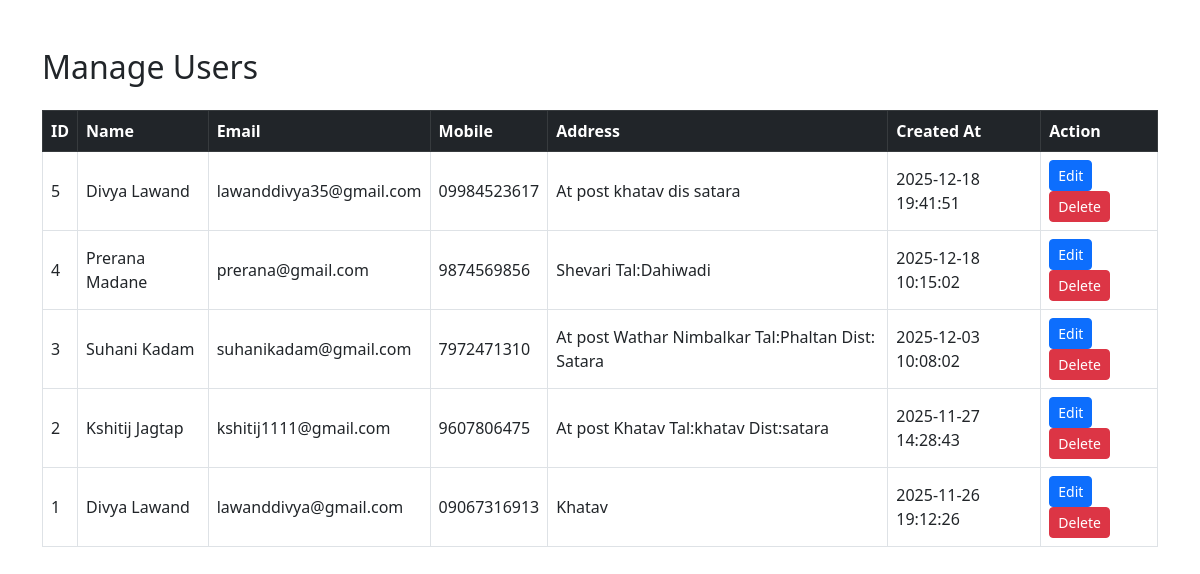
The page /users.php on the database its author committed.
### tables this page shows
CREATE TABLE `users` (
  `user_id` int(11) NOT NULL,
  `full_name` varchar(100) DEFAULT NULL,
  `email` varchar(100) DEFAULT NULL,
  `mobile` varchar(15) DEFAULT NULL,
  `password` varchar(255) DEFAULT NULL,
  `address` text DEFAULT NULL,
  `created_at` timestamp NOT NULL DEFAULT current_timestamp()
);

### users.php (the view, shortened to what this page needs)
<?php
include "../includes/db.php";
$users = mysqli_query($conn, "SELECT * FROM users ORDER BY created_at DESC");
?>
<!DOCTYPE html>
<html>
<head>
<link href="https://cdn.jsdelivr.net/npm/bootstrap@5.3.0/dist/css/bootstrap.min.css" rel="stylesheet">
</head>
<body>
<div class="container my-5">
<h2 class="mb-4">Manage Users</h2>
<table class="table table-bordered table-hover align-middle">
<thead class="table-dark">
<tr>
<th>ID</th><th>Name</th><th>Email</th><th>Mobile</th><th>Address</th><th>Created At</th><th>Action</th>
</tr>
</thead>
<tbody>
<?php while($u=mysqli_fetch_assoc($users)): ?>
<tr>
<td><?= $u['user_id'] ?></td>
<td><?= $u['full_name'] ?></td>
<td><?= $u['email'] ?></td>
<td><?= $u['mobile'] ?></td>
<td><?= $u['address'] ?></td>
<td><?= $u['created_at'] ?></td>
<td>
<a href="edit_user.php?id=<?= $u['user_id'] ?>" class="btn btn-primary btn-sm">Edit</a>
<a href="users.php?delete=<?= $u['user_id'] ?>" class="btn btn-danger btn-sm" onclick="return confirm('Delete this user?');">Delete</a>
</td>
</tr>
<?php endwhile; ?>
</tbody>
</table>
</div>
</body>
</html>

### rows shown on the page
users: user_id "5", full_name "Divya Lawand", email "lawanddivya35@gmail.com", mobile "09984523617", address "At post khatav dis satara", created_at "2025-12-18 19:41:51"
users: user_id "4", full_name "Prerana Madane", email "prerana@gmail.com", mobile "9874569856", address "Shevari Tal:Dahiwadi", created_at "2025-12-18 10:15:02"
users: user_id "3", full_name "Suhani Kadam", email "suhanikadam@gmail.com", mobile "7972471310", address "At post Wathar Nimbalkar Tal:Phaltan Dist: Satara", created_at "2025-12-03 10:08:02"
users: user_id "2", full_name "Kshitij Jagtap", email "kshitij1111@gmail.com", mobile "9607806475", address "At post Khatav Tal:khatav Dist:satara", created_at "2025-11-27 14:28:43"
users: user_id "1", full_name "Divya Lawand", email "lawanddivya@gmail.com", mobile "09067316913", address "Khatav", created_at "2025-11-26 19:12:26"
